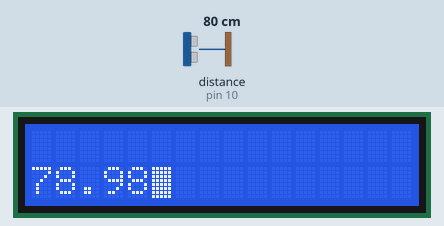
Simulated run of this sketch. Board: Arduino Uno, built with avr-gcc and run on an emulated ATmega328P. Shown: 16×2 character LCD. Wiring (inferred from the names in the program): ultrasonic range finder: trigger pin 9; echo pin 10. The test bench sets the inputs (shaded band); at power-on: distance to the obstacle (sensor on pin 10) 80 cm. The echo pulse lasts 58.3 µs per cm; what the sketch prints to the serial monitor is not drawn.

Above: at 1.2 s.
1.3 s: distance to the obstacle (sensor on pin 10) set to 4 cm
At 2.0 s:
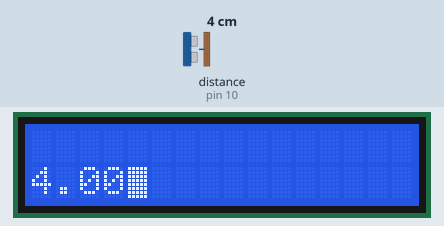
3.0 s: distance to the obstacle (sensor on pin 10) set to 2 cm
At 3.8 s:
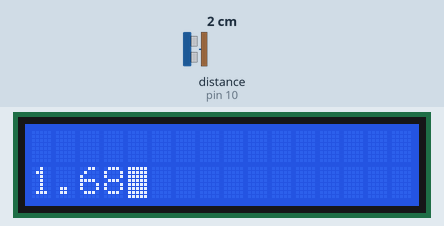
4.6 s: distance to the obstacle (sensor on pin 10) set to 250 cm
At 5.02 s:
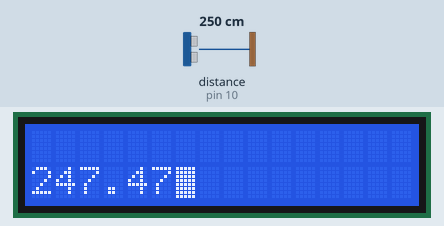
Timing chart, 0 to 7.6 s (numbered marks = the images above; inputs shaded):
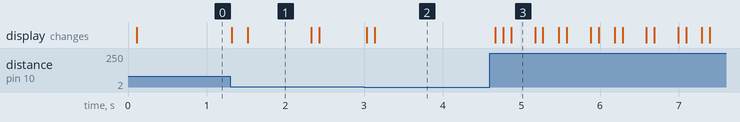

The sketch:

hc-sr04.ino
```cpp
#include <Vcc.h>
#include <Wire.h>
#include <LiquidCrystal.h>

/**
   DISTANCE READING
*/
#define INTERVAL_READ_DISTANCE 100
#define TRIGGER_PIN 9
#define ECHO_PIN 10
unsigned long TIME_READ_DISTANCE = 0;
unsigned long CURRENT_MILLIS = 0;

/**
   LCD initialization
*/
const int rs = 7, en = 6, d4 = 5, d5 = 4, d6 = 3, d7 = 2;
LiquidCrystal lcd(rs, en, d4, d5, d6, d7);

void cl(int line)
{
  lcd.setCursor(0, line);
  lcd.print("                ");
  lcd.setCursor(0, line);
}

void readDistance() {
  digitalWrite(TRIGGER_PIN, LOW);
  delayMicroseconds(5);
  digitalWrite(TRIGGER_PIN, HIGH);
  delayMicroseconds(10);
  digitalWrite(TRIGGER_PIN, LOW);

  // Reads the ECHO_PIN, returns the sound wave travel time in microseconds
  // Multiply per sound speed and only take one sense
  float distance = pulseIn(ECHO_PIN, HIGH) * 0.034 / 2.0;
  cl(1);
  lcd.print(distance);
  Serial.println(distance);
}

void setup()
{
  Serial.begin(19200);
  lcd.begin(16, 2);

  pinMode(TRIGGER_PIN, OUTPUT); // Sets the trigPin as an Output
  pinMode(ECHO_PIN, INPUT);

  lcd.setCursor(0, 0);
  lcd.print("              ");
  lcd.blink();
}


void loop()
{
  CURRENT_MILLIS = millis();

  if (CURRENT_MILLIS > TIME_READ_DISTANCE + INTERVAL_READ_DISTANCE) {
    readDistance();
    TIME_READ_DISTANCE = CURRENT_MILLIS;
  }
}
```

Measured:
- after the input at 1.3 s, the display: first changes at once (image 1 shows a later state)
- after the input at 3.0 s, the display: first changes at once (image 2 shows a later state)
- after the input at 4.6 s, the display: changes after 0.07 s (image 3)
- what the display in image 1 shows lasts 0.8 s, from 1.5 s to 2.3 s
